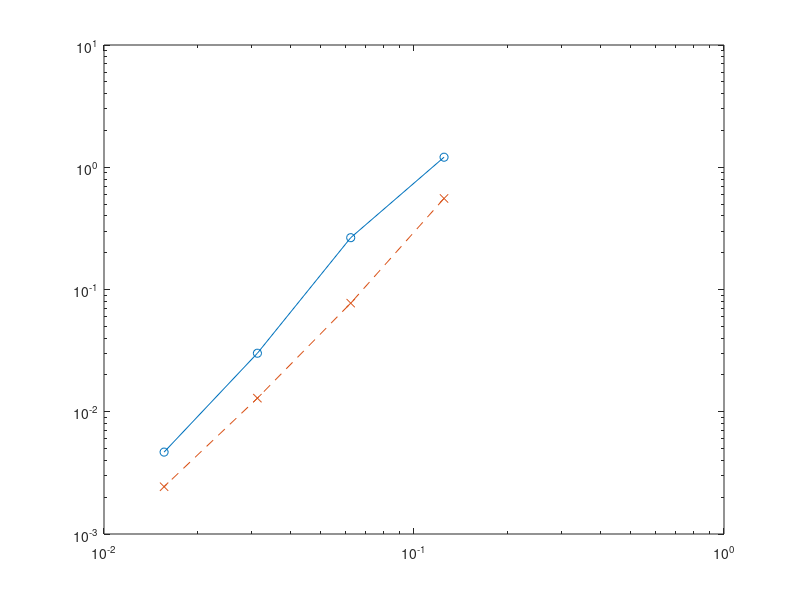

This figure's MATLAB source: (Note: this script raises an error after producing the figure.)
%% 2D Gpu runs N = 4

K1D = [8 16 32 64];
h = 1./K1D;

errGLLa{2} = [1.22861 0.236646 0.0258883 0.00406122];
errGLLa{3} = [0.414449 0.0412224 0.00293039 0.000145701];
errGLLa{4} = [0.123516 0.00439285 0.000126852 5.61786e-06];
errGLLa{5} = [0.0332509 0.000970148 2.10334e-05 2.60008e-07];
errGLLa{6} = [0.0106752 0.000133284 7.97032e-07 nan];
errGLLa{7} = [0.00330917 1.67825e-05 1.32696e-07 nan];

errGQa{2}  = [0.553435 0.0625441 0.0117156 .0022841];
errGQa{3}  = [0.25082 0.0198863 0.000673152 2.98263e-05];
errGQa{4}  = [0.0768018 0.0020579 5.55322e-05  2.36108e-06];
errGQa{5}  = [0.0151231 0.000454595 1.00203e-05 6.57796e-08];
errGQa{6}  = [0.00657096 9.22845e-05 3.60025e-07 nan];
errGQa{7}  = [0.00185273 1.21465e-05 1.14289e-07 nan];

% errGLLt{2} = [1.54813 0.434129 0.075089]; % bilinear
% errGLLt{3} = [0.708886 0.134981 0.024557];
% errGLLt{4} = [0.288314 0.0507278 0.0022585];
% errGLLt{5} = [0.159946 0.00910103 0.000373439];
% errGLLt{6} = [];
% errGLLt{7} = [];
% errGQt{2} = [0.779976 0.1729 0.0351796]; % bilinear
% errGQt{3} = [0.346929 0.0734158 0.00386658];
% errGQt{4} = [0.168446 0.0119508 0.000311064];
% errGQt{5} = [0.0744237 0.0030628 6.51708e-05];
% errGQt{6} = [];
% errGQt{7} = [];

% lightly curved (a = .125/4 = .0312)
errGLLc1{2} = [1.2082 0.265357 0.0301118 0.00467693]; 
errGLLc1{3} = [0.448878 0.0485323 0.00385418 0.000225396]; 
errGLLc1{4} = [0.122081 0.00694351 0.000224524 1.14555e-05]; 
errGLLc1{5} = [0.0424351 0.00114569 3.59697e-05 5.09643e-07]; 
errGLLc1{6} = [0.0112838 0.000219049 1.84304e-06 nan]; 
errGLLc1{7} = [0.00388316 2.55074e-05 2.68102e-07 nan]; 
errGQc1{2}  = [0.555586 0.0773534 0.0129171 0.0024363];
errGQc1{3}  = [0.287685 0.0190431 0.000721055 3.19095e-05];
errGQc1{4}  = [0.0731583 0.00213914 6.32128e-05 2.73037e-06];
errGQc1{5}  = [0.0215298 0.000523714 9.27521e-06 7.14031e-08];
errGQc1{6}  = [0.00809138 8.23415e-05 3.95565e-07 nan];
errGQc1{7}  = [0.00222029 1.33111e-05 9.72405e-08 nan];

% % lightly curved (a = .125/2 = .0625)
% errGLLc1{2}  = [1.35014 0.330866 0.0355031 0.00582492];
% errGLLc1{3}  = [0.488452 0.0525712 0.00621317 0.0004342];
% errGLLc1{4}  = [0.143136 0.0105404 0.000425336 2.27161e-05];
% errGLLc1{5}  = [0.0541884 0.00166351 7.04547e-05 1.23574e-06];
% errGLLc1{6}  = [0.0148569 0.000438661 3.99603e-06 nan];
% errGLLc1{7}  = [0.00595663 5.74999e-05 5.8022e-07 nan];
% 
% errGQc1{2}  = [0.631228 0.0844294 0.0153232 0.00270066];
% errGQc1{3}  = [0.259987 0.0206532 0.000899763 3.92541e-05];
% errGQc1{4}  = [0.0901608 0.00269128 7.66298e-05 3.14632e-06];
% errGQc1{5}  = [0.0289158 0.000579468 1.17134e-05 9.30656e-08];
% errGQc1{6}  = [0.0106526 0.000122192 5.39937e-07 nan];
% errGQc1{7}  = [0.0035827 1.67731e-05 1.23304e-07 nan];

errGLLc2{2} = [1.64274 0.445945 0.0720148 0.0091066]; % curved (a = .125)
errGLLc2{3} = [0.662165 0.146131 0.0234934 0.00105368]; % curved (a = .125)
errGLLc2{4} = [0.349184 0.0508268 0.00234785 5.36192e-05]; % curved (a = .125)
errGLLc2{5} = [0.171986 0.0103578 0.000386834 5.76284e-06]; % curved (a = .125)
errGLLc2{6} = [0.0729963 0.00276104 4.11305e-05 2.36125e-07]; % curved (a = .125)
errGLLc2{7} = [0.026577 0.000589552 5.3039e-06 nan]; % curved (a = .125)

% curved (a = .125)
errGQc2{2}  = [0.882247 0.138116 0.0268145 0.0039945];
errGQc2{3}  = [0.368084 0.0734059 0.00420438 9.19378e-05];
errGQc2{4}  = [0.183472 0.0127617 0.000251929 7.6013e-06]; % curved (a = .125)
errGQc2{5}  = [0.0924215 0.00276519 6.80528e-05 3.27246e-07];
errGQc2{6}  = [0.0378013 0.0007649 4.15848e-06 nan];
errGQc2{7}  = [0.0154563 0.000146207 8.83156e-07 nan];

% curved (a = .25)
errGLLc3{2} = [2.08578 1.33668 0.433653 0.0721002]; % curved (a = .25)
errGLLc3{3} = [1.74649 0.546097 0.0879841 0.0090851]; % curved (a = .25)
errGLLc3{4} = [1.06289 0.218361 0.0209471 0.000665425]; % curved (a = .25)
errGLLc3{5} = [0.695283 0.0996971 0.00390099 0.000118992]; % curved (a = .25)
errGLLc3{6} = [0.449493 0.0374955 0.000909834 7.70064e-06]; % curved (a = .25)
errGLLc3{7} = [0.294238 0.0162153 0.000166829 1.19661e-06]; % curved (a = .25)

errGQc3{2}  = [1.82833 0.746283 0.11006 0.0110115]; % curved (a = .25)
errGQc3{3}  = [1.39268 0.245852 0.0255562 0.00165226]; % curved (a = .25)
errGQc3{4}  = [0.740071 0.105075 0.003505 8.26421e-05]; % curved (a = .25)
errGQc3{5}  = [0.457324 .0354479 0.000767746 1.95823e-05]; % curved (a = .25)
errGQc3{6}  = [0.274721 0.0120499 0.000157175 9.61243e-07]; % curved (a = .25)
errGQc3{7}  = [0.150916 0.00538908 2.79182e-05 nan]; % curved (a = .25)

for N = 2:7 
%     loglog(h,errGLLa{N},'o-');hold on    
%     loglog(h,errGQa{N},'x--')
    
    loglog(h,errGLLc1{N},'o-');hold on    
    loglog(h,errGQc1{N},'x--')
    
%     loglog(h,errGLLc2{N},'o-');hold on    
%     loglog(h,errGQc2{N},'x--')

% loglog(h,errGLLc3{N},'o-');hold on    
%     loglog(h,errGQc3{N},'x--')
    
%     print_pgf_coordinates(h,errGLLa{N})
%     print_pgf_coordinates(h,errGQa{N})
    print_pgf_coordinates(h,errGLLc1{N})
    print_pgf_coordinates(h,errGQc1{N})
%     print_pgf_coordinates(hcc,errGLLc2{N})
%     print_pgf_coordinates(hcc,errGQc2{N})
%     print_pgf_coordinates(hcc,errGLLc3{N})
%     print_pgf_coordinates(hcc,errGQc3{N})
end
    
return

%% 3d

h = 1./[4 8 16 32];
errGLLa{2} = [2.62759 .728523 0.112225 0.018711];
errGLLa{3} = [0.934758 0.191949 0.0119788 .000558681];
errGLLa{4} = [0.460425 0.02445 0.000821249 4.67491e-05];
errGLLa{5} = [0.138105 0.00744055 0.000126057 nan]
errGLLa{6} = [0.0489719 0.000897467 2.55644e-05 nan]
errGLLa{7} = [0.023319 0.00021951 nan nan]
errGQa{2} = [1.53203 0.23283 0.0417033 0.00806707];
errGQa{3} = [0.562488 0.0864096 0.00268061 0.000136725];
errGQa{4} = [0.239027 0.0077433 0.000219705 2.67589e-05];
errGQa{5} = [0.0547127 0.00242675 4.2962e-05 nan];
errGQa{6} = [0.0246519 0.000324802 2.44009e-05 nan];
errGQa{7} = [0.00801774 7.39203e-05 nan nan];

% % a = .5 
% errGLLc{2} = [2.70281 0.808467 0.13359 0.0224913];
% errGLLc{3} = [1.02978 0.214321 0.025052 0.00153341];
% errGLLc{4} = [0.506958 0.0514311 0.00144395 7.83588e-05];
% 
% errGQc{2} = [1.65196 0.288063 0.0573897 0.0125185];
% errGQc{3} = [0.592762 0.110257 0.00576595 nan];
% errGQc{4} = [0.275171 0.0127005 0.000331244 nan];

% a = 1.0
errGLLc{2} = [2.93541 1.00445 0.18488 0.0323814];
errGLLc{3} = [1.23231 0.266638 0.0513328 0.00390276];
errGLLc{4} = [0.599851 0.101098 0.00511836 0.00018702];
errGLLc{5} = [0.310649 0.0199095 0.00157312 nan];
errGLLc{6} = [0.130579 0.0108408 0.000188745 nan];
errGLLc{7} = [0.0558635 0.00251764 nan nan];
errGQc{2} = [1.99429 0.423426 .0787544 .0173475];
errGQc{3} = [0.727022 0.148442 0.0158392 0.000446109];
errGQc{4} = [0.351163 0.0353206 0.000705351 4.41811e-05];
errGQc{5} = [0.144996 0.00619848 0.000311659 nan];
errGQc{6} = [0.0517392 0.00290387 3.71606e-05 nan];
errGQc{7} = [0.020886 0.000421991 nan nan];

% a = 1.0, Ngeo = floor(N/2) + 1 approximation
errGLLc2{2} = [2.80762 0.951269 0.173495 0.0295367];
errGLLc2{3} = [1.21946 0.257914 0.0494569 0.00380144];
errGLLc2{4} = [0.594597 0.100782 0.0051111 0.000186621];
errGLLc2{5} = [0.306622 0.0198205 0.00156957 nan];
errGLLc2{6} = [0.130865 0.0108333 0.000188656 nan ];
errGLLc2{7} = [0.0558827 0.00251998 nan nan ];
errGQc2{2} = [1.89337 0.366475 0.0599646 0.0133605];
errGQc2{3} = [0.708125 0.139733 0.015052 0.000419943];
errGQc2{4} = [0.347316 0.0351013 0.000702893 4.39052e-05];
errGQc2{5} = [0.142279 0.00620177  0.000311399 nan ];
errGQc2{6} = [0.0518407 0.00289859 3.71549e-05 nan ];
errGQc2{7} = [0.0208791 0.000423102 nan nan ];
for N = 2:7
%     loglog(h,errGLLa{N},'o-');hold on    
%     loglog(h,errGQa{N},'x--')
    
    loglog(h,errGLLc{N},'o-');hold on    
    loglog(h,errGQc{N},'x--')        
    
%     loglog(h,errGLLc2{N},'o-');hold on    
%     loglog(h,errGQc2{N},'x--')        
    
% disp('\addplot+[semithick, mark options={solid, fill=markercolor}]')
%     print_pgf_coordinates(h,errGLLa{N})
%     disp('\addplot+[semithick, mark options={solid, fill=markercolor}]')
%     print_pgf_coordinates(h,errGQa{N})
    
% disp('\addplot+[semithick, mark options={solid, fill=markercolor}]')    
%     print_pgf_coordinates(h,errGLLc2{N})
% disp('\addplot+[semithick, mark options={solid, fill=markercolor}]')        
%     print_pgf_coordinates(h,errGQc2{N})


%     disp('\addplot+[semithick, mark options={solid, fill=markercolor}]')
%     print_pgf_coordinates(h,errGLLc{N})
%     disp('\addplot+[semithick, mark options={solid, fill=markercolor}]')
%     print_pgf_coordinates(h,errGQc{N})

end


















%% old results

errGLL = [0.190411 0.0168452 0.00104654 2.71597e-05 1.06648e-06]; % affine
errGQ = [0.142168 0.0118826 0.000397138 9.60209e-06 4.70206e-07]; % affine
ratio_affine = errGLL./errGQ

loglog(h,errGLL,'o-')
hold on
loglog(h,errGQ,'x-')
loglog(h,1e3*h.^5,'k--')

errGLL = [0.518557 0.241366 0.0485364 0.00413028 0.000262928]; % curved (a = .25)
errGQ = [0.482721 0.158578 0.0222502 0.000690727 4.09657e-05]; % curved (a = .25)
ratio_curved = errGLL./errGQ

% really curved: a = .4
% K1D = 16: errGLL = 0.2601, errGQ = 0.15862
% K1D = 32: errGLL = 0.0666038, errGQ = 0.0261791

loglog(h,errGLL,'o-')
hold on
loglog(h,errGQ,'x-')
loglog(h,5e3*h.^4,'k--')

%% 3D gpu runs

h = 1./[4 8 16 32];

% N = 4
errGLL  = [0.0765747 0.00404953 0.000134603]; % affine
errGQ = [0.0280623 0.00130065 3.7327e-05]; % affine

errGLL = [0.099558 0.010684 0.000799367];
errGQ = [0.0554412 0.00943044 0.000201176];

ratio_affine = errGLL./errGQ

loglog(h,errGLL,'o-')
hold on
loglog(h,errGQ,'x-')
loglog(h,1e2*h.^5,'k--')
